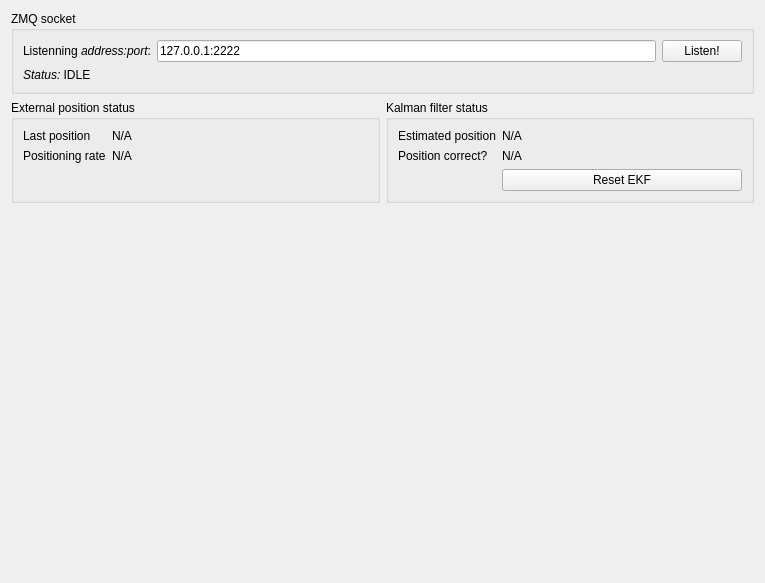
<?xml version="1.0" encoding="UTF-8"?>
<ui version="4.0">
 <class>Form</class>
 <widget class="QWidget" name="Form">
  <property name="geometry">
   <rect>
    <x>0</x>
    <y>0</y>
    <width>765</width>
    <height>583</height>
   </rect>
  </property>
  <property name="windowTitle">
   <string>Plot</string>
  </property>
  <layout class="QVBoxLayout" name="verticalLayout">
   <item>
    <widget class="QGroupBox" name="groupBox">
     <property name="title">
      <string>ZMQ socket</string>
     </property>
     <layout class="QVBoxLayout" name="verticalLayout_2">
      <item>
       <layout class="QHBoxLayout" name="horizontalLayout">
        <item>
         <widget class="QLabel" name="label">
          <property name="text">
           <string>&lt;html&gt;&lt;head/&gt;&lt;body&gt;&lt;p&gt;Listenning &lt;span style=&quot; font-style:italic;&quot;&gt;address:port&lt;/span&gt;:&lt;/p&gt;&lt;/body&gt;&lt;/html&gt;</string>
          </property>
         </widget>
        </item>
        <item>
         <widget class="QLineEdit" name="bindAddress">
          <property name="text">
           <string>127.0.0.1:2222</string>
          </property>
         </widget>
        </item>
        <item>
         <widget class="QPushButton" name="pushButton">
          <property name="toolTip">
           <string>&lt;html&gt;&lt;head/&gt;&lt;body&gt;&lt;p&gt;Bind ZMQ_SUB socket to the given &lt;span style=&quot; font-style:italic;&quot;&gt;address:port&lt;/span&gt;&lt;/p&gt;&lt;p&gt;Each ZMQ message should be a JSON object with the following fields:&lt;br/&gt;- &amp;quot;pos&amp;quot;: array of 3 numbers, x/y/z position&lt;br/&gt;- &amp;quot;detect&amp;quot;: Boolean. True if crazyflie is detected&lt;/p&gt;&lt;p&gt;&lt;span style=&quot; font-weight:600;&quot;&gt;Example:&lt;br/&gt;&lt;/span&gt;&lt;span style=&quot; font-family:'Courier New,courier';&quot;&gt;{&lt;br/&gt;&amp;quot;pos&amp;quot;: [0.2, 3.4, 1.1],&lt;br/&gt;&amp;quot;detect&amp;quot;: true&lt;br/&gt;}&lt;/span&gt;&lt;/p&gt;&lt;/body&gt;&lt;/html&gt;</string>
          </property>
          <property name="text">
           <string>Listen!</string>
          </property>
         </widget>
        </item>
       </layout>
      </item>
      <item>
       <widget class="QLabel" name="label_2">
        <property name="text">
         <string>&lt;html&gt;&lt;head/&gt;&lt;body&gt;&lt;p&gt;&lt;span style=&quot; font-style:italic;&quot;&gt;Status:&lt;/span&gt; IDLE&lt;/p&gt;&lt;/body&gt;&lt;/html&gt;</string>
        </property>
       </widget>
      </item>
     </layout>
    </widget>
   </item>
   <item>
    <layout class="QGridLayout" name="gridLayout">
     <item row="0" column="0">
      <widget class="QGroupBox" name="groupBox_2">
       <property name="title">
        <string>External position status</string>
       </property>
       <layout class="QFormLayout" name="formLayout">
        <item row="0" column="0">
         <widget class="QLabel" name="label_3">
          <property name="text">
           <string>Last position</string>
          </property>
         </widget>
        </item>
        <item row="0" column="1">
         <widget class="QLabel" name="extLastPosition">
          <property name="text">
           <string>N/A</string>
          </property>
         </widget>
        </item>
        <item row="1" column="0">
         <widget class="QLabel" name="label_5">
          <property name="text">
           <string>Positioning rate</string>
          </property>
         </widget>
        </item>
        <item row="1" column="1">
         <widget class="QLabel" name="extPositionRate">
          <property name="text">
           <string>N/A</string>
          </property>
         </widget>
        </item>
       </layout>
      </widget>
     </item>
     <item row="0" column="1">
      <widget class="QGroupBox" name="groupBox_3">
       <property name="title">
        <string>Kalman filter status</string>
       </property>
       <layout class="QFormLayout" name="formLayout_2">
        <item row="0" column="0">
         <widget class="QLabel" name="label_7">
          <property name="text">
           <string>Estimated position</string>
          </property>
         </widget>
        </item>
        <item row="0" column="1">
         <widget class="QLabel" name="ekfEstimatedPosition">
          <property name="text">
           <string>N/A</string>
          </property>
         </widget>
        </item>
        <item row="2" column="1">
         <widget class="QPushButton" name="pushButton_2">
          <property name="toolTip">
           <string>&lt;html&gt;&lt;head/&gt;&lt;body&gt;&lt;p&gt;&lt;span style=&quot; font-weight:600;&quot;&gt;Reset the Kalman filter.&lt;/span&gt;&lt;/p&gt;&lt;p&gt;If the position is incorrect, the Kalman filter might have diverged and reseting it can help.&lt;/p&gt;&lt;/body&gt;&lt;/html&gt;</string>
          </property>
          <property name="text">
           <string>Reset EKF</string>
          </property>
         </widget>
        </item>
        <item row="2" column="0">
         <widget class="QLabel" name="label_9">
          <property name="text">
           <string/>
          </property>
         </widget>
        </item>
        <item row="1" column="0">
         <widget class="QLabel" name="label_10">
          <property name="text">
           <string>Position correct?</string>
          </property>
         </widget>
        </item>
        <item row="1" column="1">
         <widget class="QLabel" name="ekfPositionCorrect">
          <property name="text">
           <string>N/A</string>
          </property>
         </widget>
        </item>
       </layout>
      </widget>
     </item>
    </layout>
   </item>
   <item>
    <spacer name="verticalSpacer">
     <property name="orientation">
      <enum>Qt::Vertical</enum>
     </property>
     <property name="sizeHint" stdset="0">
      <size>
       <width>20</width>
       <height>40</height>
      </size>
     </property>
    </spacer>
   </item>
  </layout>
 </widget>
 <resources/>
 <connections/>
</ui>
